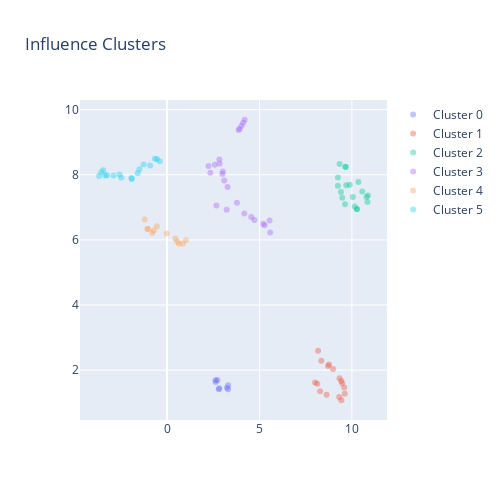

Notebook cell for this chart:
### Code cell
# Create a sample DataFrame
df = influence_metrics_final

# Run UmapHdbscanBokeh
ca = ClusterAnalysis(df, n_neighbors=5, min_cluster_size=5, min_dist=0.09, metric='euclidean')
ca.run()

### Figure 1 — Plotly figure (JSON) as saved in the notebook; plotly's stock layout.template omitted (floating-point values rounded to 4 significant figures)
{"data": [{"hovertext": ["Barack Obama", "Joe Biden", "Bill Gates", "Emma Watson", "PMO India", "Hillary Clinton", "Amit Shah", "President Biden"], "marker": {"opacity": 0.4, "size": 6}, "mode": "markers", "name": "Cluster 0", "text": ["Barack Obama", "Joe Biden", "Bill Gates", "Emma Watson", "PMO India", "Hillary Clinton", "Amit Shah", "President Biden"], "textfont": {"color": "black", "size": 10}, "textposition": "top center", "type": "scatter", "x": [3.243, 2.627, 3.301, 2.63, 2.804, 2.724, 3.31, 2.825], "y": [1.458, 1.693, 1.417, 1.637, 1.414, 1.697, 1.536, 1.443]}, {"hovertext": ["CNN Breaking News", "BBC News (World)", "CNN", "Twitter", "The New York Times", "Reuters", "BBC Breaking News", "The Economist", "National Geographic", "Wiz Khalifa", "Kourtney Kardashian", "Donald J. Trump", "Nicki Minaj", "Elon Musk", "Conan O'Brien", "Cardi B"], "marker": {"opacity": 0.4, "size": 6}, "mode": "markers", "name": "Cluster 1", "text": ["CNN Breaking News", "BBC News (World)", "CNN", "Twitter", "The New York Times", "Reuters", "BBC Breaking News", "The Economist", "National Geographic", "Wiz Khalifa", "Kourtney Kardashian", "Donald J. Trump", "Nicki Minaj", "Elon Musk", "Conan O'Brien", "Cardi B"], "textfont": {"color": "black", "size": 10}, "textposition": "top center", "type": "scatter", "x": [9.431, 9.61, 9.586, 8.708, 9.328, 9.48, 9.312, 9.426, 8.982, 8.348, 8.171, 8.633, 8.127, 8.766, 8.009, 8.282], "y": [1.076, 1.279, 1.47, 2.127, 1.748, 1.6, 1.179, 1.667, 2.034, 2.285, 2.597, 1.244, 1.586, 2.175, 1.62, 1.351]}, {"hovertext": ["ESPN", "YouTube", "PlayStation", "NASA", "Real Madrid C.F.", "NFL", "NBA", "SportsCenter", "Drizzy", "Justin Bieber", "SpaceX", "FC Barcelona", "BIGHIT MUSIC", "Adele", "Whindersson", "netflixbrasil", "Miley Cyrus", "UEFA Champions League", "BTS_official"], "marker": {"opacity": 0.4, "size": 6}, "mode": "markers", "name": "Cluster 2", "text": ["ESPN", "YouTube", "PlayStation", "NASA", "Real Madrid C.F.", "NFL", "NBA", "SportsCenter", "Drizzy", "Justin Bieber", "SpaceX", "FC Barcelona", "BIGHIT MUSIC", "Adele", "Whindersson", "netflixbrasil", "Miley Cyrus", "UEFA Champions League", "BTS_official"], "textfont": {"color": "black", "size": 10}, "textposition": "top center", "type": "scatter", "x": [9.406, 10.28, 10.16, 9.627, 10.87, 10.05, 10.35, 9.242, 10.27, 9.698, 10.84, 9.479, 10.79, 9.247, 9.655, 9.661, 9.885, 9.336, 10.56], "y": [7.473, 6.948, 7.023, 7.095, 7.363, 7.317, 7.775, 7.665, 6.939, 7.68, 7.166, 7.297, 7.315, 7.917, 8.249, 8.235, 7.695, 8.332, 7.486]}, {"hovertext": ["Jimmy Fallon", "Ellen DeGeneres", "Taylor Swift", "PRIYANKA", "Oprah Winfrey", "Demi Lovato", "KATY PERRY", "LeBron James", "Selena Gomez", "Justin Timberlake", "Khloé", "Shakira", "Rihanna", "Bruno Mars", "Shah Rukh Khan", "Hrithik Roshan", "Lil Wayne WEEZY F", "Kendall", "Liam", "Neymar Jr", "zayn", "Instagram", "One Direction", "Shawn Mendes"], "marker": {"opacity": 0.4, "size": 6}, "mode": "markers", "name": "Cluster 3", "text": ["Jimmy Fallon", "Ellen DeGeneres", "Taylor Swift", "PRIYANKA", "Oprah Winfrey", "Demi Lovato", "KATY PERRY", "LeBron James", "Selena Gomez", "Justin Timberlake", "Khloé", "Shakira", "Rihanna", "Bruno Mars", "Shah Rukh Khan", "Hrithik Roshan", "Lil Wayne WEEZY F", "Kendall", "Liam", "Neymar Jr", "zayn", "Instagram", "One Direction", "Shawn Mendes"], "textfont": {"color": "black", "size": 10}, "textposition": "top center", "type": "scatter", "x": [5.579, 3.021, 2.838, 2.677, 2.342, 4.728, 2.585, 3.275, 5.282, 4.18, 2.992, 4.557, 4.203, 2.831, 3.228, 2.243, 3.093, 3.872, 4.121, 3.934, 3.781, 5.204, 5.547, 4.031], "y": [6.229, 8.099, 8.337, 7.056, 8.06, 6.61, 8.307, 7.624, 6.451, 6.812, 8.02, 6.701, 9.69, 8.473, 6.929, 8.269, 7.824, 9.375, 9.6, 9.416, 7.138, 6.496, 6.596, 9.504]}, {"hovertext": ["Britney Spears 🌹🚀", "Narendra Modi", "Google", "Kaka", "Virat Kohli", "Neil Patrick Harris", "Andrés Iniesta", "Sachin Tendulkar", "Amitabh Bachchan", "Cristiano Ronaldo", "Arvind Kejriwal", "Mesut Özil"], "marker": {"opacity": 0.4, "size": 6}, "mode": "markers", "name": "Cluster 4", "text": ["Britney Spears 🌹🚀", "Narendra Modi", "Google", "Kaka", "Virat Kohli", "Neil Patrick Harris", "Andrés Iniesta", "Sachin Tendulkar", "Amitabh Bachchan", "Cristiano Ronaldo", "Arvind Kejriwal", "Mesut Özil"], "textfont": {"color": "black", "size": 10}, "textposition": "top center", "type": "scatter", "x": [-1.028, 0.8596, 1.017, -0.7991, 0.4485, -1.062, -1.211, -0.7163, -0.01949, 0.5509, 0.6448, -0.5496], "y": [6.332, 5.881, 5.988, 6.216, 6.039, 6.338, 6.626, 6.287, 6.197, 5.947, 5.883, 6.418]}, {"hovertext": ["Lady Gaga", "Kevin Hart", "Kim Kardashian", "P!nk", "Akshay Kumar", "Alicia Keys", "Louis Tomlinson", "jlo", "Deepika Padukone", "Niall Horan", "Chris Brown", "Salman Khan", "Harry Styles.", "Kylie Jenner", "방탄소년단", "Premier League", "Manchester United"], "marker": {"opacity": 0.4, "size": 6}, "mode": "markers", "name": "Cluster 5", "text": ["Lady Gaga", "Kevin Hart", "Kim Kardashian", "P!nk", "Akshay Kumar", "Alicia Keys", "Louis Tomlinson", "jlo", "Deepika Padukone", "Niall Horan", "Chris Brown", "Salman Khan", "Harry Styles.", "Kylie Jenner", "방탄소년단", "Premier League", "Manchester United"], "textfont": {"color": "black", "size": 10}, "textposition": "top center", "type": "scatter", "x": [-0.6546, -3.675, -0.3957, -1.587, -0.9136, -1.924, -1.266, -2.567, -1.494, -3.449, -3.558, -0.5449, -2.472, -1.908, -3.249, -3.344, -2.9], "y": [8.492, 7.959, 8.415, 8.045, 8.288, 7.903, 8.316, 8.011, 8.167, 8.137, 8.079, 8.486, 7.905, 7.868, 7.982, 7.978, 7.975]}], "layout": {"height": 500, "showlegend": true, "title": {"text": "Influence Clusters"}, "width": 500, "xaxis": {"autorange": true, "range": [-4.712, 11.9], "type": "linear"}, "yaxis": {"autorange": true, "range": [0.4696, 10.3], "type": "linear"}}}
